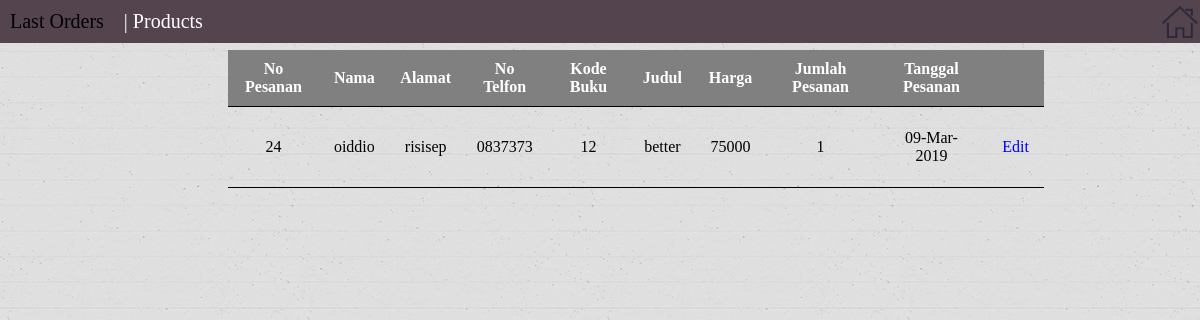
Page /pelanggan/pesanan.php on the committed database.
### tables this page shows
CREATE TABLE `pesanan` (
  `nopesanan` int(11) NOT NULL,
  `kode` int(10) NOT NULL,
  `kode_pelanggan` int(11) NOT NULL,
  `tanggal` varchar(30) NOT NULL
);

CREATE TABLE `pelanggan` (
  `kode_pelanggan` int(11) NOT NULL,
  `nama` varchar(50) NOT NULL,
  `alamat` varchar(50) NOT NULL,
  `nohp` varchar(13) NOT NULL,
  `jumlah_pesanan` int(11) NOT NULL
);

CREATE TABLE `buku` (
  `kode` int(10) NOT NULL,
  `judul` varchar(50) NOT NULL,
  `penulis` varchar(30) NOT NULL,
  `jumlah` int(10) NOT NULL,
  `gambar` varchar(30) NOT NULL,
  `harga` int(10) NOT NULL
);

### functions.php (called while the page is built, shortened)
<?php 	$conn = mysqli_connect("localhost","root","","dbtokobuku");
function pesanan($pesanan){
	global $conn;
	$result = mysqli_query($conn,$pesanan);
	$rows=[];
	while ($row = mysqli_fetch_assoc($result)){
		$rows[] = $row;
	}
	return $rows;
}
?>

### pelanggan/pesanan.php (the view, shortened to what this page needs)
<?php require '../functions.php';
      $pesanan = pesanan("SELECT pesanan.nopesanan, pelanggan.nama, pelanggan.alamat, pelanggan.nohp, buku.kode, buku.judul, buku.harga, pelanggan.jumlah_pesanan, pesanan.tanggal FROM pesanan JOIN buku ON buku.kode = pesanan.kode JOIN pelanggan ON pelanggan.kode_pelanggan = pesanan.kode_pelanggan ORDER BY pesanan.nopesanan DESC LIMIT 1");
 ?>
<!DOCTYPE html>
<html>
<head>
	<link rel="stylesheet" href="../style.css">
</head>
<body>
<div class="fixed">Last Orders
<a href="index.php" class="order">|	Products</a>
<a href="../"><img src="../img/1.png" class="order1" title="Home"></a>
</div>
<div class="produk" style="overflow-x: auto;">
<table border="0" cellspacing="0" cellpadding="10">
				<tr>
						<th>No Pesanan</th>
						<th>Nama</th>
						<th>Alamat</th>
						<th>No Telfon</th>
						<th>Kode Buku</th>
						<th>Judul</th>
						<th>Harga</th>
						<th>Jumlah Pesanan</th>
           				<th>Tanggal Pesanan</th>
           				<th></th>
				</tr>
				<?php sort($pesanan); foreach($pesanan as $pesan) : ?>
				<tr class="tr">
							<td><?= $pesan["nopesanan"]; ?></td>
							<td><?= $pesan["nama"]; ?></td>
							<td><?= $pesan["alamat"]; ?></td>
							<td><?= $pesan["nohp"]; ?></td>
							<td><?= $pesan["kode"]; ?></td>
							<td><?= $pesan["judul"]; ?></td>
							<td><?= $pesan["harga"];  ?></td>
              				<td><?= $pesan["jumlah_pesanan"]; ?></td>
              				<td><?= $pesan["tanggal"]; ?></td>
              				<td><a href="editp.php?nopesanan=<?= $pesan["nopesanan"] ?>" class="edit">Edit</a></td>
				</tr>
				<?php 	endforeach; ?>
				</table>
</div>
</body>
</html>

### style.css (style rules this page uses)
body { margin: 0; padding: 0; background-image: url(img/notebook.png); background-position: top left; background-size: auto; }
a { color : white; text-decoration: none; border: 1px solid #54444e; position: absolute; transition: 0.7s; background-color: #5444; }
::placeholder { color: #a4a5a7; font-size: 15px; }
div.fixed { position: fixed; right: 0; left: 0; padding: 10px; background-color:#54444e; font-size: 20px; z-index: 9999; }
a.order { position: relative; left: 15px; border: none; background-color: transparent; transition: .4s; }
img.order1 { position: fixed; right: 0; border: none; background-color: transparent; width: 40px; height: 40px; top: 2px; transition: 0.6s; }
.produk { position: absolute; top: 50px; left: 19%; right: 13%; margin: auto; background-color: transparent; }
table { border-collapse: collapse; }
th { border-bottom: 1px solid black; background-color:grey; color: white; }
td { border-bottom: 1px solid black; height: 50px; padding: 15px; text-align: center; }
tr { transition: 0.4s; }
.edit,.hapus,.add { background-color: transparent; border: none; position: static; color: blue; transition: .3s; }

### rows in the picture
pesanan: nopesanan "24", kode_pelanggan.nama "oiddio", kode_pelanggan.alamat "risisep", kode_pelanggan.nohp "0837373", kode.kode "12", kode.judul "better", kode.harga "75000", kode_pelanggan.jumlah_pesanan "1", tanggal "09-Mar-2019"
